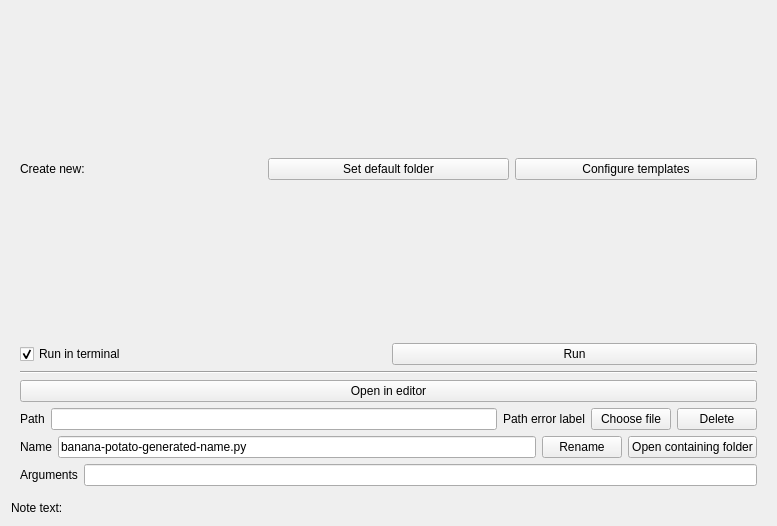
<?xml version="1.0" encoding="UTF-8"?>
<ui version="4.0">
 <class>ScriptNotePropsWidget</class>
 <widget class="QWidget" name="ScriptNotePropsWidget">
  <property name="geometry">
   <rect>
    <x>0</x>
    <y>0</y>
    <width>777</width>
    <height>526</height>
   </rect>
  </property>
  <property name="minimumSize">
   <size>
    <width>640</width>
    <height>0</height>
   </size>
  </property>
  <property name="windowTitle">
   <string>ScriptNotePropsWidget</string>
  </property>
  <layout class="QVBoxLayout" name="verticalLayout">
   <item>
    <widget class="QWidget" name="createScriptWidget" native="true">
     <property name="sizePolicy">
      <sizepolicy hsizetype="Preferred" vsizetype="MinimumExpanding">
       <horstretch>0</horstretch>
       <verstretch>0</verstretch>
      </sizepolicy>
     </property>
     <layout class="QVBoxLayout" name="verticalLayout_3">
      <item>
       <layout class="QHBoxLayout" name="horizontalLayout_7">
        <property name="topMargin">
         <number>0</number>
        </property>
        <item>
         <widget class="QLabel" name="label_5">
          <property name="text">
           <string>Create new:</string>
          </property>
         </widget>
        </item>
        <item>
         <widget class="QPushButton" name="setDefaultScriptsFolder">
          <property name="text">
           <string>Set default folder</string>
          </property>
         </widget>
        </item>
        <item>
         <widget class="QPushButton" name="configureTemplatesButton">
          <property name="text">
           <string>Configure templates</string>
          </property>
         </widget>
        </item>
       </layout>
      </item>
     </layout>
    </widget>
   </item>
   <item>
    <widget class="QWidget" name="scriptPropertiesWidget" native="true">
     <property name="sizePolicy">
      <sizepolicy hsizetype="Preferred" vsizetype="Minimum">
       <horstretch>0</horstretch>
       <verstretch>0</verstretch>
      </sizepolicy>
     </property>
     <layout class="QVBoxLayout" name="verticalLayout_2">
      <item>
       <layout class="QHBoxLayout" name="horizontalLayout">
        <property name="topMargin">
         <number>0</number>
        </property>
        <item>
         <widget class="QCheckBox" name="runInTerminalCheckbox">
          <property name="text">
           <string>Run in terminal</string>
          </property>
          <property name="checked">
           <bool>true</bool>
          </property>
         </widget>
        </item>
        <item>
         <widget class="QPushButton" name="runPushButton">
          <property name="text">
           <string>Run</string>
          </property>
         </widget>
        </item>
       </layout>
      </item>
      <item>
       <widget class="Line" name="line">
        <property name="orientation">
         <enum>Qt::Horizontal</enum>
        </property>
       </widget>
      </item>
      <item>
       <widget class="QPushButton" name="openInEditorPushButton">
        <property name="text">
         <string>Open in editor</string>
        </property>
       </widget>
      </item>
      <item>
       <layout class="QHBoxLayout" name="horizontalLayout_2">
        <item>
         <widget class="QLabel" name="label_2">
          <property name="text">
           <string>Path</string>
          </property>
         </widget>
        </item>
        <item>
         <widget class="QLineEdit" name="scriptPathLineEdit"/>
        </item>
        <item>
         <widget class="QLabel" name="pathErrorLabel">
          <property name="text">
           <string>Path error label</string>
          </property>
         </widget>
        </item>
        <item>
         <widget class="QPushButton" name="chooseFilePushButton">
          <property name="text">
           <string>Choose file</string>
          </property>
         </widget>
        </item>
        <item>
         <widget class="QPushButton" name="deletePushButton">
          <property name="text">
           <string>Delete</string>
          </property>
         </widget>
        </item>
       </layout>
      </item>
      <item>
       <layout class="QHBoxLayout" name="horizontalLayout_3">
        <item>
         <widget class="QLabel" name="label">
          <property name="text">
           <string>Name</string>
          </property>
         </widget>
        </item>
        <item>
         <widget class="QLineEdit" name="scriptNameLineEdit">
          <property name="text">
           <string>banana-potato-generated-name.py</string>
          </property>
         </widget>
        </item>
        <item>
         <widget class="QPushButton" name="renamePushButton">
          <property name="text">
           <string>Rename</string>
          </property>
         </widget>
        </item>
        <item>
         <widget class="QPushButton" name="openContainingFolderPushButton">
          <property name="text">
           <string>Open containing folder</string>
          </property>
         </widget>
        </item>
       </layout>
      </item>
      <item>
       <layout class="QHBoxLayout" name="horizontalLayout_4">
        <item>
         <widget class="QLabel" name="label_3">
          <property name="text">
           <string>Arguments</string>
          </property>
         </widget>
        </item>
        <item>
         <widget class="QLineEdit" name="argumentsLineEdit"/>
        </item>
       </layout>
      </item>
     </layout>
    </widget>
   </item>
   <item>
    <layout class="QVBoxLayout" name="noteTextVerticalLayout">
     <property name="topMargin">
      <number>0</number>
     </property>
     <item>
      <widget class="QLabel" name="label_4">
       <property name="text">
        <string>Note text:</string>
       </property>
      </widget>
     </item>
    </layout>
   </item>
  </layout>
 </widget>
 <resources/>
 <connections/>
</ui>
